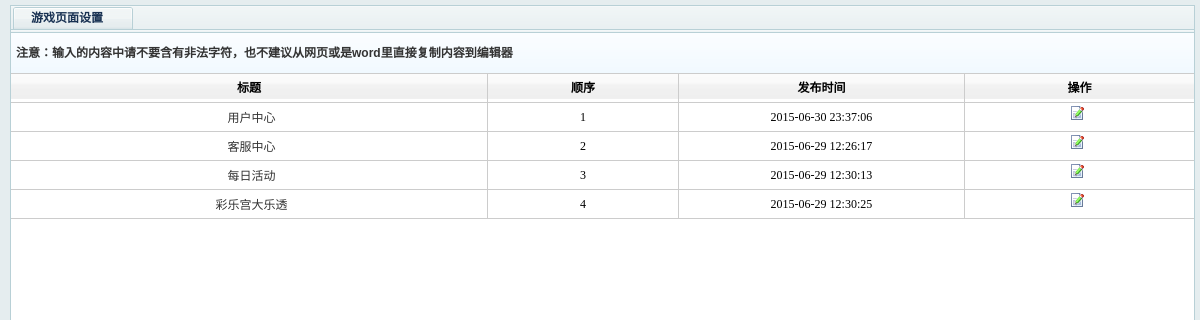
/admin/gamelinkList.php (signed in), run on the app's committed database.
### tables this page shows
CREATE TABLE IF NOT EXISTS `ed_gamelink` (
  `id` tinyint(5) unsigned NOT NULL AUTO_INCREMENT,
  `catid` tinyint(5) unsigned NOT NULL DEFAULT '0',
  `media_type` tinyint(1) unsigned NOT NULL DEFAULT '0',
  `ad_name` varchar(100) NOT NULL DEFAULT '',
  `en_name` varchar(100) NOT NULL,
  `ad_url` varchar(100) NOT NULL DEFAULT '',
  `ad_code` varchar(200) NOT NULL DEFAULT '',
  `index_pic` varchar(200) NOT NULL,
  `ad_alt` varchar(200) DEFAULT NULL,
  `stor` tinyint(5) unsigned NOT NULL DEFAULT '0',
  `jianjie` text NOT NULL,
  `en_jianjie` text NOT NULL,
  `hd_index` tinyint(1) NOT NULL DEFAULT '0',
  `tj_index` tinyint(1) NOT NULL DEFAULT '0',
  `issue` tinyint(1) unsigned NOT NULL DEFAULT '1',
  `addtime` int(11) unsigned NOT NULL DEFAULT '0',
  `hit` mediumint(8) unsigned NOT NULL DEFAULT '0',
  `starttime` date NOT NULL DEFAULT '0000-00-00',
  `stoptime` date NOT NULL DEFAULT '0000-00-00',
  `bz_id` varchar(5) NOT NULL,
  `content` text NOT NULL,
  `en_content` text NOT NULL,
  PRIMARY KEY (`id`)
);

### data/config.php (called while the page is built, shortened)
<?PHP
	$db_prefix	 = "ed_";

### admin/include/init.php (called while the page is built, shortened)
<?php
require(ROOT_PATH ."data/config.php");
require(ROOT_PATH . "include/Mysql.class.php");
	$pagesize=20;
?>

### include/Mysql.class.php (called while the page is built, shortened)
<?php
class dbmysql {
	var $link;
	function  dbconn($con_db_host,$con_db_user,$con_db_pass, $con_db_name = '',$db_charset='utf-8',$pconnect = 0) {
		if($pconnect) {
			if(!$this->link = @mysql_pconnect($con_db_host,$con_db_user,$con_db_pass)) {
				$this->get_err('Can not connect to MySQL server');
				$this->halt('Can not connect to MySQL server');
			}
		} else {
			if(!$this->link = @mysql_connect($con_db_host,$con_db_user,$con_db_pass, 1)) {
				$this->get_err('Can not connect to MySQL server');
				$this->halt('Can not connect to MySQL server');
			}
		}
	}
	function get_all($sql)
    {
        $rt = $this->query($sql);
        if ($rt !== false){
            while ($rs = mysql_fetch_assoc($rt)){
                $arr[] = $rs;
            }
            return $arr;
        }else{
            return false;
        }
    }
	function query($sql, $type = '') {
	   $func = $type == 'UNBUFFERED' && @function_exists('mysql_unbuffered_query') ?
			'mysql_unbuffered_query' : 'mysql_query';
		if(!($query = $func($sql, $this->link))) {
			if(in_array($this->errno(), array(2006, 2013)) && substr($type, 0, 5) != 'RETRY') {
				$this->close();
				global $config_db;
				$db_settings = parse_ini_file("$config_db");
	            @extract($db_settings);
				$this->dbconn($con_db_host,$con_db_user,$con_db_pass, $con_db_name = '',$pconnect);
				$query = $this->query($sql, 'RETRY'.$type);
				if(!$query){
					$this->sql = $sql;
					$this->get_err(errno()." : ".error());
				}
			}
		}
		return $query;
	}
}
?>

### admin/gamelinkList.php (the view, shortened to what this page needs)
<?
include_once("include/init.php");
$page=$_REQUEST['page'];
$arr=array('用户中心','客服中心','每日活动','彩乐宫大乐透');
?>
<html>
<head>
<link href="dwz/themes/default/style.css" rel="stylesheet" type="text/css" />
<link href="dwz/themes/css/core.css" rel="stylesheet" type="text/css" />
<link rel="stylesheet" href="style.css" type="text/css" />
</head>
<body>
<div id="container">
	<div id="navTab" class="tabsPage" >
		<div class="tabsPageHeader">
			<div class="tabsPageHeaderContent">
				<ul class="navTab-tab1">
					<li tabid="list" class="list"><a><span>游戏页面设置</span></a></li>
				</ul>
			</div>
		</div>
		<div class="navTab-panel tabsPageContent layoutBox" >
			<div class="msgInfo left">注意：输入的内容中请不要含有非法字符，也不建议从网页或是word里直接复制内容到编辑器</div>
				<form action="?act=del&page=<?=$page?>" method="post"  name="myform" onSubmit="javascript:return chkbox(myform);">
					<table width="100%"  border="0" cellpadding="0" cellspacing="0" algin="center">
						<tr class="bgc1">
							<td width="25%" height="25" class="td1"><b>标题</b></td>
							<td width="10%" class="td1"><b>顺序</b></td>
							<td width="15%" height="25" class="td1"><b>发布时间</b></td>
							<td width="12%" class="td2"><b>操作</b></td>
						</tr>
						<?
						$where=" where 1=1 ";
						$totals = $db->counter($db_prefix."gamelink",$where,'id');
						if($totals>0)
						{
							$page = intval($_REQUEST['page'])>1 ? intval($_REQUEST['page']) : 1;
							$startpage=($page-1)*$pagesize;
							$result=$db->get_all("select * from ".$db_prefix."gamelink".$where." order by stor asc,id desc limit ".$startpage.','.$pagesize);
						}
						foreach($result as $key=>$rs){
						?>
						<tr class="bgc2" onMouseOver="rowOver(this)" onMouseOut="rowOut(this)">
							<td height="25" class="left td1"   style="text-align:center;!important" ><a href="gamelinkEdit.php?Result=modify&id=<?=$rs['id'];?>&page=<?=$page?>" class="showimg_a" style="text-decoration:none;" title="查看"><?=$arr[$key];?></a></td>
							<td class="td1"><?=$rs['stor'];?></td>
							<td class="td1"><?=date('Y-m-d H:i:s',$rs['addtime']);?></td>
							<td class="td2">
							<a href="gamelinkEdit.php?Result=modify&id=<?=$rs['id'];?>&page=<?=$page?>"title="编辑"><img src="images/icon_edit.gif" border=0></a>
							</td>
						</tr>
					    <?php } ?>
					</table>
				</form>
		</div>
	</div>
</div>
</body>
</html>

### admin/dwz/themes/default/style.css (style rules this page uses)
.tabsPage .tabsPageHeader, .tabsPage .tabsPageHeader li, .tabsPage .tabsPageHeader li a, .tabsPage .tabsPageHeader li span { background:url(./images/tabs/tabspage.png) no-repeat; }
.tabsPage .tabsPageHeader { background-color:#e9f0f2; }
.tabsPage .tabsPageHeader { border-color:#b8d0d6; }
.tabsPage .tabsPageHeader li a { color:#183152; }
.tabsPage .tabsPageContent { border-color:#b8d0d6; background:#FFF; }
body, #splitBar { background:#e5edef; }
.msgInfo { display:block; overflow:hidden; line-height:40px; padding:0 10px; background:url(./images/account_info_bg.png) repeat-x;border-bottom:1px #ccc solid; font-weight:bold; color:#333; }

### admin/dwz/themes/css/core.css (style rules this page uses)
html, body, div, span, applet, object, iframe, h1, h2, h3, h4, h5, h6, p, blockquote, pre, a, abbr, acronym, address, big, cite, code, del, dfn, em, font, img, ins, kbd, q, s, samp, small, strike, strong, sub, sup, tt, var, dl, dt, dd, ol, ul, li, fieldset, form, label, legend, table, caption, tbody, tfoot, thead, tr, th, td { padding:0; margin:0; font-size:12px; line-height:100%; font-family:Arial, sans-serif; }
body { width:100%; height:100%; color:black; }
ul, ol { list-style:none; }
caption, th, td { text-align:left; font-weight:normal; }
img { border:none; }
a { color:#000; text-decoration:none; }
.tabsPage .tabsPageHeader { display:block; height:27px; border-style:solid; border-width:1px 1px 0 1px; background-position:0 -450px; background-repeat:repeat-x; position:relative; }
.tabsPage .tabsPageHeaderContent { display:block; overflow:hidden; height:27px; margin-right:19px; position:relative; }
.tabsPageHeaderContent .navTab-tab1 a span { text-align:center;font-weight:bold }
.tabsPage .tabsPageHeader ul { display:block; width:10000px; height:26px; z-index:1; position:absolute; }
.tabsPage .tabsPageHeader li { float:left; display:block; height:26px; margin-left:2px; background-position:0 -100px; background-repeat:repeat-x; position:relative; cursor:pointer; }
.tabsPage .tabsPageHeader li a { float:left; display:block; overflow:hidden; height:26px; padding-left:5px; line-height:25px; background-position:0 0; }
.tabsPage .tabsPageHeader li span { float:left; display:block; overflow:hidden; width:92px; height:24px; padding:2px 20px 0 3px; line-height:21px; background-position:100% -50px; cursor:pointer; }
.tabsPage .tabsPageContent { display:block; overflow:hidden; border-style:solid; border-width:0 1px 1px 1px; position:relative; }
body { overflow:hidden; }
#container { position:absolute; top:5px; left:10px; }

### admin/style.css (style rules this page uses)
* { margin:0 auto; padding:0; }
body { margin:10px; FONT-SIZE: 12px; COLOR: #000000; FONT-FAMILY: "宋体"; background-color:#e5edef; scrollbar-face-color: #EAEAF2; scrollbar-highlight-color: #FFFFFF; scrollbar-shadow-color: #9395C0; scrollbar-3dlight-color: #F3F3F8; scrollbar-arrow-color: #9395C0; scrollbar-track-color: #F3F3F8; scrollbar-darkshadow-color: #F3F3F8; }
a { font:normal 12px "宋体"; color:#333; text-decoration:none; }
img { border:none; }
td { font-family:宋体; font-size: 12px; LINE-HEIGHT: 28px; text-align:center; }
table td.td1 { border-right:#ccc 1px solid;border-bottom:#ccc 1px solid; }
table td.td2 { border-bottom:#ccc 1px solid; }
.left { text-align:left;padding-left:5px; }
.bgc1 { background:url(images/thbgimg.jpg) repeat-x; }
.bgc2 { background-color:#fff; }
.showimg_a { position:relative;text-decoration:none; }

### data on the page
ed_gamelink: key "用户中心", stor "1", addtime "2015-06-30 23:37:06"
ed_gamelink: key "客服中心", stor "2", addtime "2015-06-29 12:26:17"
ed_gamelink: key "每日活动", stor "3", addtime "2015-06-29 12:30:13"
ed_gamelink: key "彩乐宫大乐透", stor "4", addtime "2015-06-29 12:30:25"
